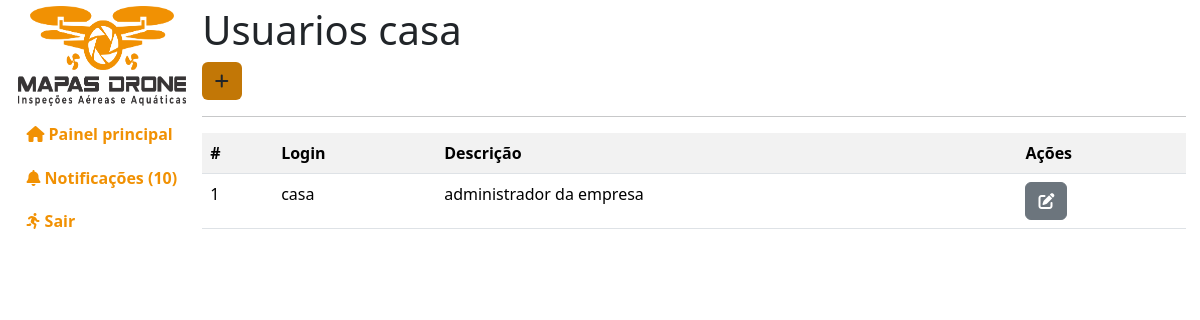
Screenshot of /administracao/usuarios/casa/ (signed in) with the database file from the repository.
### empresa/models.py (models this page shows, shortened)
class Login(models.Model):
    usuario = models.ForeignKey(User, on_delete=models.CASCADE)
    empresa = models.ForeignKey(Empresa, on_delete=models.CASCADE)
    nivel = models.ForeignKey(Nivel, on_delete=models.DO_NOTHING)
    primeiro_acesso = models.BooleanField(default=False)
    data_criado = models.DateTimeField(default=timezone.now)
    class Meta:
        db_table = "login"
        verbose_name = "Login"
        verbose_name_plural = "Logins"
        ordering = ["-id"]
    def __str__(self):
        return f"{self.usuario.username}"

class Nivel(models.Model):
    nome_do_nivel = models.CharField(max_length=100, default="")
    descricao = models.TextField(max_length=255, default="")
    data_criado = models.DateTimeField(default=timezone.now)
    class Meta:
        db_table = "nivel"
        verbose_name = "Nivel"
        verbose_name_plural = "Niveis"
        ordering = ["-id"]

### administracao/views.py (the view)
# urls.py: path("usuarios/<str:slug_da_empresa>/", views.gerenciar_usuarios),
def gerenciar_usuarios(request, slug_da_empresa):
    if request.user.is_authenticated:
        permissao = permissoes(request, slug_da_empresa)
        if permissao == False:
            return redirect("/")
        notificacoes = pega_notificacoes()
        logins = Login.objects.filter(
            empresa=Empresa.objects.get(slug_da_empresa=slug_da_empresa).id)
        context = {"slug_da_empresa": slug_da_empresa, "logins": logins,
                   "notificacoes": notificacoes, "aviso": aviso()}
        return render(request, "administracao/public/gerenciar-usuario.html", context)
    info(request, msg="Você não tem permissão para acessar essa página!")
    return redirect("/")

### administracao/views.py (called while the page is built)
def pega_notificacoes(ordem="last"):
    notificacoes = Notificacoes.objects.all()
    return notificacoes

def aviso():
    nl = 0
    aviso = False
    for n in pega_notificacoes():
        if not n.visto:
            nl += 1
    if nl > 0:
        aviso = True
    return aviso

### index/verificacoes.py (called while the page is built)
def permissoes(request, empresa):
    erros = 0
    try:
        usuario = Login.objects.get(usuario=request.user)
        empresa = Empresa.objects.get(slug_da_empresa=empresa)
        if usuario.nivel.id != 1:
            erros += 1
        if usuario.empresa.id != empresa.id:
            erros += 1
    except:
        pass
    if erros > 0:
        info(request, msg="Você não tem permissão para acessar essa página!")
        return False
    return True

### templates/administracao/public/gerenciar-usuario.html (shortened to what this page needs)
{% extends 'base.html' %}
{% load static %}
{% load django_bootstrap5 %}
{% block css %}
<link rel="stylesheet" href="{% static 'index/css/administracao.css' %}">
{% endblock %}
{% block ld %}
<h1>Usuarios {{slug_da_empresa}}</h1>
<a class="botao btn" href="novo/" data-toggle="tooltip" data-placement="top" title="Novo Usu&aacute;rio">
    <i class="fa-solid fa-plus"></i>
</a>
<hr />
{% if logins %}
<table class="table table-striped">
    <tr>
        <th>#</th>
        <th>Login</th>
        <th>Descri&ccedil;&atilde;o</th>
        <th>A&ccedil;&otilde;es</th>
    </tr>
{% for login in logins %}
    <tr>
        <td>{{login.id}}</td>
        <td>
            <span>{{login}}</span>
        </td>
        <td>
            <span>{{login.nivel.descricao}}</span>
        </td>
        <td>
            <a href="editar-usuario/{{login.usuario.id}}/" class="btn btn-secondary" data-toggle="tooltip" data-placement="top" title="Editar Usu&aacute;rio">
                <i class="fa-solid fa-pen-to-square"></i>
            </a>
        </td>
    </tr>
{% endfor %}
</table>
{% else %}
<div class="alert alert-danger">Nenhum usu&aacute;rio cadastrado para essa empresa</div>
{% endif %}
{% endblock %}

### index/static/index/css/index.css (style rules this page uses)
body { overflow:hidden; }
.botao { background-color:#c27706; }

### rows the page displays
Login: id "1", usuario.username "casa", nivel.descricao "administrador da empresa"

### other values shown
{{ notificacoes|length }} "10"
{{ slug_da_empresa }} "casa"
